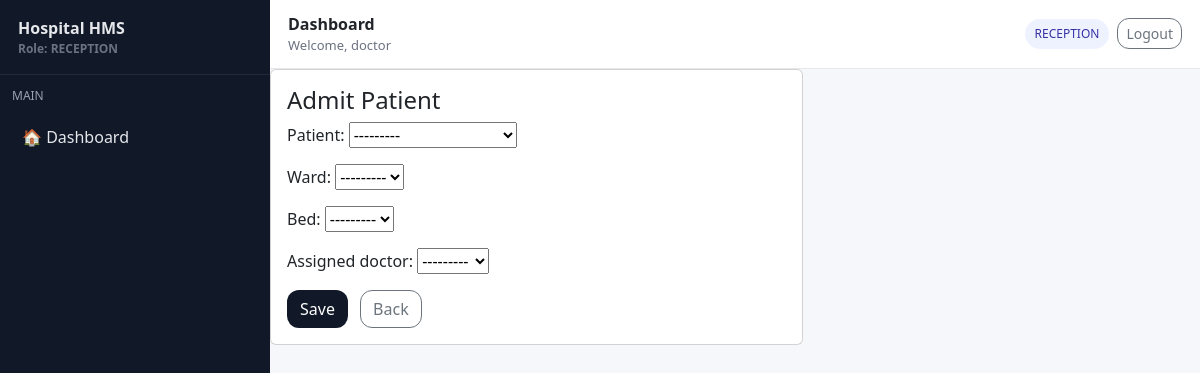
The page /patients/admit/ (signed in) on the database its author committed.
### apps/accounts/models.py (models this page shows)
class User(AbstractUser):
    class Role(models.TextChoices):
        ADMIN = "ADMIN", "Admin"
        RECEPTION = "RECEPTION", "Reception"
        NURSE = "NURSE", "Nurse"
        DOCTOR = "DOCTOR", "Doctor"
        HR = "HR", "HR"
    role = models.CharField(max_length=20, choices=Role.choices, default=Role.RECEPTION)

### apps/patients/models.py (models this page shows)
class Patient(models.Model):
    patient_id = models.CharField(max_length=20, unique=True)
    full_name = models.CharField(max_length=150)
    dob = models.DateField(null=True, blank=True)
    phone = models.CharField(max_length=15, blank=True)
    address = models.CharField(max_length=200, blank=True)
    gender = models.CharField(max_length=20, blank=True)
    created_at = models.DateTimeField(auto_now_add=True)
    def __str__(self):
        return f"{self.full_name} ({self.patient_id})"

### apps/patients/views.py (the view)
# urls.py: path("admit/", views.admit_patient, name="admit_patient"),
@login_required
@role_required(User.Role.ADMIN, User.Role.RECEPTION)
def admit_patient(request, patient_id=None):
    initial = {}
    if patient_id:
        initial["patient"] = patient_id
    form = AdmissionForm(request.POST or None, initial=initial)
    if request.method == "POST" and form.is_valid():
        admission = form.save()
        if admission.bed:
            admission.bed.is_occupied = True
            admission.bed.save()
        return redirect("admission_list")
    return render(
        request, "patients/form.html/", {"form": form, "title": "Admit Patient"}
    )

### apps/patients/forms.py
class AdmissionForm(forms.ModelForm):
    class Meta:
        model = Admission
        fields = ["patient", "ward", "bed", "assigned_doctor"]

### templates/patients/form.html
{% extends "base.html" %} {% block content %}
<div class="row">
  <div class="col-lg-7">
    <div class="card card soft p-3">
      <h4 class="mb-2">{{ title }}</h4>
      <form method="post">
        {% csrf_token %} {{ form.as_p }}
        <button class="btn btn-soft">Save</button>
        <a
          class="btn btn-outline-secondary btn-outline-soft ms-2"
          href="{% url 'patient_list' %}"
          >Back</a
        >
      </form>
    </div>
  </div>
</div>
{% endblock %}

### templates/base.html (shortened to what this page needs)
{% load static %}
<!doctype html>
<html lang="en">
  <head>
    <link
      href="https://cdn.jsdelivr.net/npm/bootstrap@5.3.3/dist/css/bootstrap.min.css"
      rel="stylesheet"
    />
  </head>
  <body>
    {% if user.is_authenticated %}
    <div class="layout">
      <aside class="sidebar">
        <div class="brand">
          Hospital HMS
          <div class="muted" style="font-size: 12px">Role: {{ user.role }}</div>
        </div>
        {% include "partials/_sidebar.html" %}
      </aside>
      <main class="content">
        {% include "partials/_topbar.html" %}
          {% include "partials/_messages.html" %} {% block content %}{% endblock %}
      </main>
    </div>
    {% else %}
    {% block public_content %}
    {% endblock %}
    {% endif %}
  </body>
</html>

### templates/partials/_topbar.html (shortened to what this page needs)
<div class="topbar">
  <div class="d-flex align-items-center justify-content-between">
    <div>
      <div class="fw-bold">Dashboard</div>
      <div class="muted" style="font-size:13px;">Welcome, {{ user.username }}</div>
    </div>
    <div class="d-flex align-items-center gap-2">
      <span class="pill">{{ user.role }}</span>
      <form action="{% url 'logout' %}" method="post" style="margin:0;">
        <button type="submit" class="btn btn-outline-secondary btn-sm btn-outline-soft">
          Logout
        </button>
      </form>
    </div>
  </div>
</div>

### templates/base.html (style rules this page uses)
body { background: #f6f7fb; }
.layout { min-height: 100vh; display: flex; }
.sidebar { width: 270px; background: #111827; color: #e5e7eb; height: 100vh; position: sticky; top: 0; overflow: auto; }
.brand { padding: 16px 18px; border-bottom: 1px solid rgba(255, 255, 255, 0.08); font-weight: 800; }
.content { flex: 1; display: flex; flex-direction: column; }
.topbar { background: #fff; border-bottom: 1px solid #e5e7eb; padding: 12px 18px; position: sticky; top: 0; z-index: 10; }
.btn-soft { background: #111827; color: #fff; border-radius: 12px; }
.btn-outline-soft { border-radius: 12px; }
.muted { color: #6b7280; }
.pill { font-size: 12px; padding: 6px 10px; border-radius: 999px; background: #eef2ff; color: #3730a3; }

### rows shown on the page
User: role "RECEPTION", username "doctor"
Patient: patient "---------"

### other values the page prints
{{ title }} "Admit Patient"
